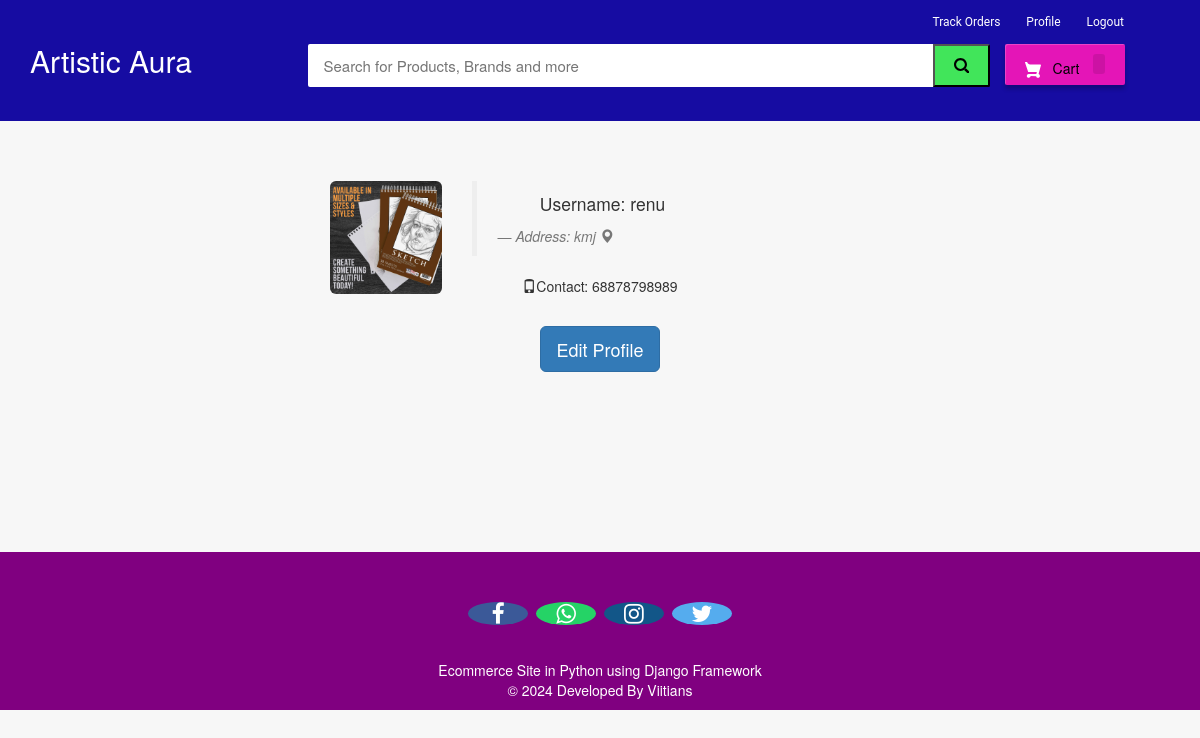
Page /my-profile (signed in) on the committed database.
### ecom/models.py (models this page shows, shortened)
class Customer(models.Model):
    user=models.OneToOneField(User,on_delete=models.CASCADE)
    profile_pic= models.ImageField(upload_to='profile_pic/CustomerProfilePic/',null=True,blank=True)
    address = models.CharField(max_length=40)
    mobile = models.CharField(max_length=20,null=False)

### ecom/views.py (the view)
# urls.py: path('my-profile', views.my_profile_view,name='my-profile'),
@login_required(login_url='customerlogin')
@user_passes_test(is_customer)
def my_profile_view(request):
    customer=models.Customer.objects.get(user_id=request.user.id)
    return render(request,'ecom/my_profile.html',{'customer':customer})

### ecom/views.py (called while the page is built)
def is_customer(user):
    return user.groups.filter(name='CUSTOMER').exists()

### templates/ecom/my_profile.html (shortened to what this page needs)
{% extends 'ecom/customer_base.html' %}
{% load static %}
{% block content %}
<br><br><br>
<div style="padding-left:300px;" class="container">
        <div class="col-sm-2 col-md-2">
            <img src="{% static customer.profile_pic.url %}"   alt="profile pic" class="img-rounded img-responsive" />
        </div>
        <div class="col-sm-4 col-md-4">
            <blockquote>
                <p>Username: {{request.user}}</p> <small><cite title="Source Title">Address: {{customer.address}}  <i class="glyphicon glyphicon-map-marker"></i></cite></small>
            </blockquote>
            <p><i class="glyphicon glyphicon-phone"></i>Contact: {{customer.mobile}}
            </p>
        </div>
</div>
<br>
<div style="text-align: center;">
  <a href="/edit-profile"><button class="btn btn-primary btn-lg" ><span>Edit Profile </span></button></a>
</div>
<br><br><br><br><br><br>
{% endblock content %}

### templates/ecom/customer_base.html (style rules this page uses)
body { background-color: #f7f7f7; }
p { text-align: center; }

### templates/ecom/my_profile.html (style rules this page uses)
body { background-color:#f7f7f7; }

### rows in the picture
Customer: profile_pic (picture), address "kmj", mobile "68878798989"

### other values in the picture
{{ request.user }} "renu"
